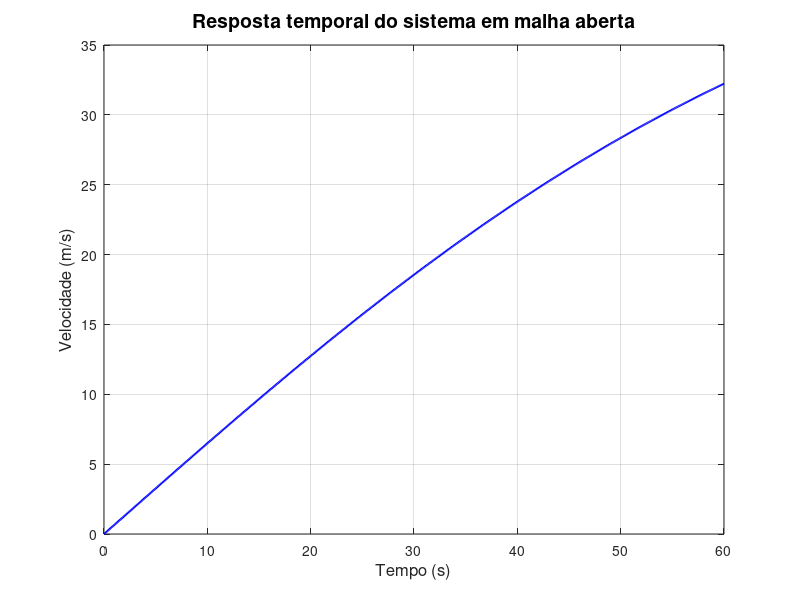
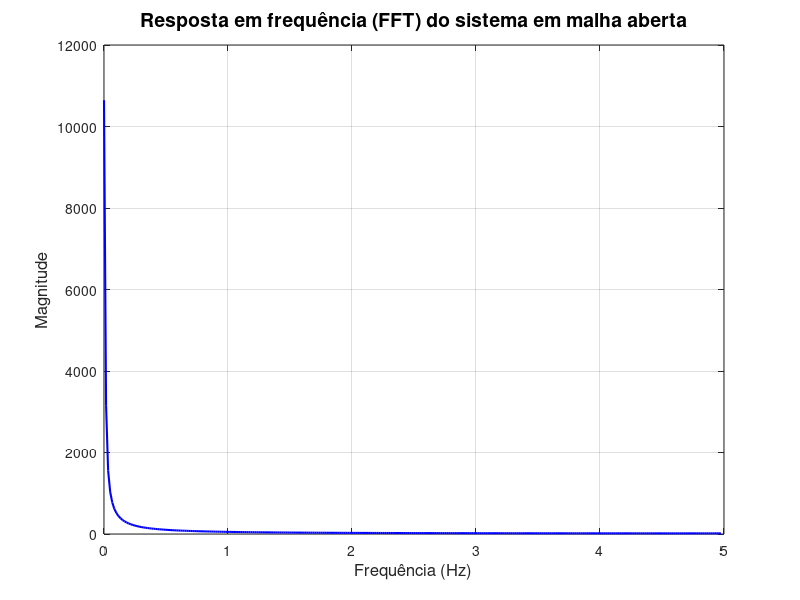
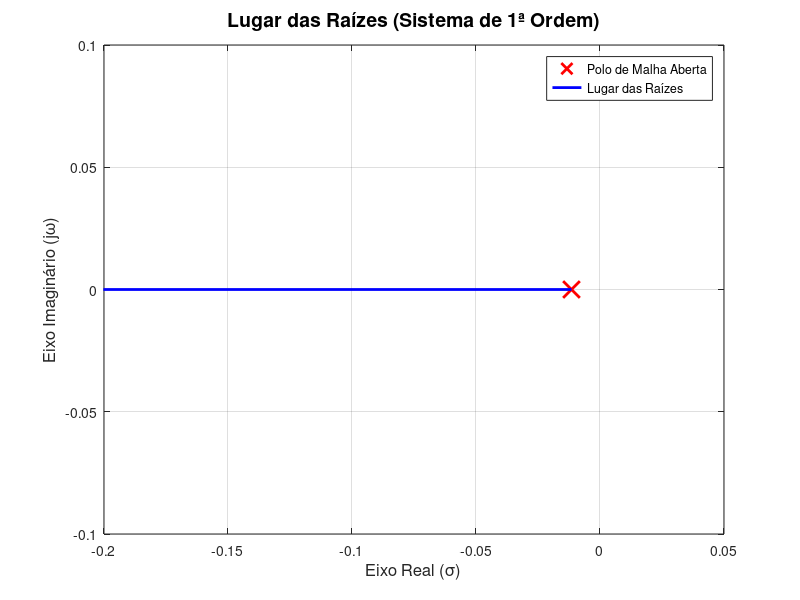
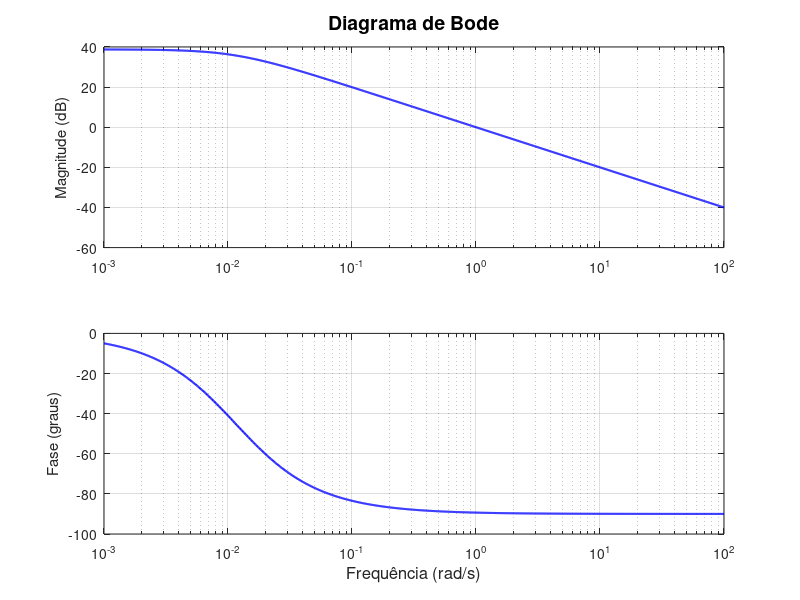

Write MATLAB code to recreate these figures, in order. (Note: this script raises an error after producing the figures.)
%% =========================================================================
%% SIMULAÇÃO COMPLETA - CONTROLE DE CRUZEIRO ADAPTATIVO (ACC)
%% Comparação: PID vs MPC
%% Autores: Lucas Catore, João Kawano, Ian Nascimento, Pedro Tiene, Eduardo Martinho
%% UTFPR - Apucarana
%% =========================================================================

clear; clc; close all;

%% =========================================================================
%% PARÂMETROS DO SISTEMA
%% =========================================================================

% Parâmetros do veículo (nominais)
m = 1500;           % Massa do veículo [kg]
Cd = 0.32;          % Coeficiente aerodinâmico
A = 2.2;            % Área frontal [m²]
rho = 1.225;        % Densidade do ar [kg/m³]
mu = 0.015;         % Coeficiente de atrito de rolamento
g = 9.81;           % Aceleração da gravidade [m/s²]

% Parâmetros de simulação
Ts = 0.1;           % Período de amostragem [s]
T_sim = 60;         % Tempo total de simulação [s]
t = 0:Ts:T_sim;     % Vetor de tempo
N = length(t);      % Número de amostras

% Referência de velocidade
v_ref = 22;         % Velocidade de referência [m/s] (≈ 79.2 km/h)

% Modelo linearizado: dv/dt = a*v + b*u
% Linearização em torno de v0 = 20 m/s
v0 = 20;
a_coef = -(rho * Cd * A * v0) / m;  % Coeficiente 'a' do modelo (Polo)
b_coef = 1;                         % Coeficiente 'b' (normalizado)

% Cria pasta para figuras se não existir
if ~exist('figs', 'dir')
    mkdir('figs');
end

%% =========================================================================
%% FUNÇÕES DE SIMULAÇÃO
%% =========================================================================
% Função anônima para simular dinâmica longitudinal do veículo
simulate_vehicle = @(v, u, m_sim, dt) ...
    v + dt * (u - (0.5*rho*Cd*A*v^2)/m_sim - mu*g);

%% =========================================================================
%% 1. ANÁLISE EM MALHA ABERTA
%% =========================================================================
fprintf('1. Simulando sistema em malha aberta...\n');

% Entrada constante (degrau de força de tração normalizada)
u_ol = 0.8 * ones(1, N);

% Simulação em malha aberta
v_ol = zeros(1, N);
v_ol(1) = 0;  % Velocidade inicial = 0
for k = 1:N-1
    v_ol(k+1) = simulate_vehicle(v_ol(k), u_ol(k), m, Ts);
end

% Figura 1: Resposta temporal em malha aberta
figure('Name', 'Malha Aberta - Tempo', 'Color', 'w');
plot(t, v_ol, 'b-', 'LineWidth', 1.5);
xlabel('Tempo (s)', 'FontSize', 12);
ylabel('Velocidade (m/s)', 'FontSize', 12);
title('Resposta temporal do sistema em malha aberta', 'FontSize', 14);
grid on;
saveas(gcf, 'figs/1_open_loop_time.png');

% Figura 2: Resposta em frequência (FFT)
figure('Name', 'Malha Aberta - FFT', 'Color', 'w');
Y = fft(v_ol);
f_axis = (0:N-1)/(N*Ts);
plot(f_axis(1:floor(N/2)), abs(Y(1:floor(N/2))), 'b-', 'LineWidth', 1.5);
xlabel('Frequência (Hz)', 'FontSize', 12);
ylabel('Magnitude', 'FontSize', 12);
title('Resposta em frequência (FFT) do sistema em malha aberta', 'FontSize', 14);
grid on;
xlim([0, 5]); % Zoom nas baixas frequências
saveas(gcf, 'figs/2_open_loop_freq.png');

%% =========================================================================
%% 2. ANÁLISE DE ESTABILIDADE (Cálculo Manual - Sem Toolbox)
%% =========================================================================
fprintf('2. Gerando diagramas de estabilidade (Matemática Pura)...\n');

% Definição do vetor de frequências (logarítmico para Bode)
w = logspace(-3, 2, 1000); % de 10^-3 a 10^2 rad/s

% Função de Transferência G(s) = b / (s - a)
% Resposta em frequência G(jw)
s_jw = 1j * w;
G_jw = b_coef ./ (s_jw - a_coef);

% Magnitude (dB) e Fase (graus)
mag_db = 20 * log10(abs(G_jw));
phase_deg = rad2deg(angle(G_jw));

% Figura 3: Lugar das Raízes (Manual)
% Sistema de 1ª ordem: Polo em s = a_coef.
% LGR vai do polo para -infinito no eixo real.
figure('Name', 'Lugar das Raizes', 'Color', 'w');
plot(a_coef, 0, 'rx', 'MarkerSize', 12, 'LineWidth', 2); % Polo
hold on;
line([a_coef, -50], [0, 0], 'Color', 'b', 'LineWidth', 2); % Ramo do LGR
xlabel('Eixo Real (\sigma)', 'FontSize', 12);
ylabel('Eixo Imaginário (j\omega)', 'FontSize', 12);
title('Lugar das Raízes (Sistema de 1ª Ordem)', 'FontSize', 14);
legend('Polo de Malha Aberta', 'Lugar das Raízes');
grid on;
axis([-0.2 0.05 -0.1 0.1]); % Ajuste de zoom
saveas(gcf, 'figs/3_root_locus.png');

% Figura 4: Diagrama de Bode (Manual)
figure('Name', 'Diagrama de Bode', 'Color', 'w');
subplot(2,1,1);
semilogx(w, mag_db, 'b-', 'LineWidth', 1.5);
ylabel('Magnitude (dB)', 'FontSize', 11);
title('Diagrama de Bode', 'FontSize', 14);
grid on;
subplot(2,1,2);
semilogx(w, phase_deg, 'b-', 'LineWidth', 1.5);
xlabel('Frequência (rad/s)', 'FontSize', 12);
ylabel('Fase (graus)', 'FontSize', 11);
grid on;
saveas(gcf, 'figs/4_bode.png');

% Figura 5: Diagrama de Nyquist (Manual)
figure('Name', 'Diagrama de Nyquist', 'Color', 'w');
plot(real(G_jw), imag(G_jw), 'b-', 'LineWidth', 1.5);
hold on;
plot(real(G_jw), -imag(G_jw), 'b--', 'LineWidth', 1); % Espelho complexo conjugado
plot(-1, 0, 'r+', 'MarkerSize', 10, 'LineWidth', 2); % Ponto crítico
xlabel('Re(G(j\omega))', 'FontSize', 12);
ylabel('Im(G(j\omega))', 'FontSize', 12);
title('Diagrama de Nyquist', 'FontSize', 14);
grid on;
axis equal;
saveas(gcf, 'figs/5_nyquist.png');

%% =========================================================================
%% 3. CONTROLADOR PID
%% =========================================================================
fprintf('3. Simulando controlador PID...\n');

% Ganhos do PID
Kp = 0.8;
Ki = 0.05;
Kd = 0.1;

% Inicialização
v_pid = zeros(1, N);
u_pid = zeros(1, N);
e_int = 0;
e_prev = 0;

for k = 1:N-1
    % Erro
    error = v_ref - v_pid(k);
    
    % Termos PID (Integração e Derivação Discreta)
    e_int = e_int + error * Ts;
    e_deriv = (error - e_prev) / Ts;
    
    % Lei de Controle
    u_pid(k) = Kp * error + Ki * e_int + Kd * e_deriv;
    
    % Aplicação na Planta
    v_pid(k+1) = simulate_vehicle(v_pid(k), u_pid(k), m, Ts);
    
    e_prev = error;
end
u_pid(N) = u_pid(N-1); % Repetir última amostra para vetor ter tamanho N

% Figura 6: PID Combinado (Subplot) - REQUISITO DO EDITAL
figure('Name', 'PID - Resposta e Controle', 'Color', 'w', 'Position', [100, 100, 800, 600]);

% Subplot 1: Velocidade
subplot(2,1,1);
plot(t, v_pid, 'Color', [0.85, 0.33, 0.1], 'LineWidth', 1.5); hold on;
plot(t, v_ref*ones(size(t)), 'b--', 'LineWidth', 1.5);
ylabel('Velocidade (m/s)', 'FontSize', 11);
title('Resposta do Sistema com Controlador PID', 'FontSize', 12);
legend('Saída (PID)', 'Referência', 'Location', 'SouthEast');
grid on;
ylim([0, 25]);

% Subplot 2: Sinal de Controle
subplot(2,1,2);
plot(t, u_pid, 'b-', 'LineWidth', 1.5); hold on;
yline(2, 'k--', 'Limite Sup'); % Linha visual de limite físico
yline(-3, 'k--', 'Limite Inf');
xlabel('Tempo (s)', 'FontSize', 11);
ylabel('Aceleração (m/s^2)', 'FontSize', 11);
title('Sinal de Controle - PID (Sem Saturação Explícita)', 'FontSize', 12);
grid on;

saveas(gcf, 'figs/6_pid_combined.png');

%% =========================================================================
%% 4. PID COM VARIAÇÃO PARAMÉTRICA (+10% massa)
%% =========================================================================
fprintf('4. Teste de Robustez PID (+10%% massa)...\n');

m_var = m * 1.10;  % Massa +10%

% Inicialização Variável
v_pid_var = zeros(1, N);
u_pid_var = zeros(1, N);
e_int_var = 0;
e_prev_var = 0;

for k = 1:N-1
    error = v_ref - v_pid_var(k);
    e_int_var = e_int_var + error * Ts;
    e_deriv_var = (error - e_prev_var) / Ts;
    
    u_pid_var(k) = Kp * error + Ki * e_int_var + Kd * e_deriv_var;
    v_pid_var(k+1) = simulate_vehicle(v_pid_var(k), u_pid_var(k), m_var, Ts); % Usa m_var
    
    e_prev_var = error;
end

% Figura 7: Comparação PID nominal vs +10% massa
figure('Name', 'Robustez PID', 'Color', 'w');
plot(t, v_pid, 'b-', 'LineWidth', 1.5); hold on;
plot(t, v_pid_var, 'r--', 'LineWidth', 1.5);
xlabel('Tempo (s)', 'FontSize', 12);
ylabel('Velocidade (m/s)', 'FontSize', 12);
title('Robustez do PID: Variação de Parâmetros', 'FontSize', 14);
legend('PID (Nominal)', 'PID (+10% Massa)', 'Location', 'SouthEast');
grid on;
ylim([0, 25]);
saveas(gcf, 'figs/7_pid_robustez.png');

%% =========================================================================
%% 5. CONTROLADOR MPC (Otimização Quadrática Simplificada)
%% =========================================================================
fprintf('5. Simulando controlador MPC...\n');

% Parâmetros do MPC
u_min = -3;        % Limite inferior de aceleração [m/s²]
u_max = 2;         % Limite superior de aceleração [m/s²]
Q = 10;            % Peso do erro
R = 0.1;           % Peso do esforço de controle

% Ganho estático aproximado para lei de controle MPC univariável
% u = K * erro (saturado)
K_mpc = Q / (Q + R); 

% Inicialização
v_mpc = zeros(1, N);
u_mpc = zeros(1, N);

for k = 1:N-1
    e_mpc = v_ref - v_mpc(k);
    
    % Cálculo da ação ótima sem restrição
    u_opt = K_mpc * e_mpc;
    
    % Aplicação das restrições (Saturação)
    u_mpc(k) = max(u_min, min(u_max, u_opt));
    
    % Aplicação na Planta
    v_mpc(k+1) = simulate_vehicle(v_mpc(k), u_mpc(k), m, Ts);
end
u_mpc(N) = u_mpc(N-1);

% Figura 8: MPC Combinado (Subplot) - REQUISITO DO EDITAL
figure('Name', 'MPC - Resposta e Controle', 'Color', 'w', 'Position', [100, 100, 800, 600]);

% Subplot 1: Velocidade
subplot(2,1,1);
plot(t, v_mpc, 'Color', [0.85, 0.33, 0.1], 'LineWidth', 1.5); hold on;
plot(t, v_ref*ones(size(t)), 'b--', 'LineWidth', 1.5);
ylabel('Velocidade (m/s)', 'FontSize', 11);
title('Resposta do Sistema com Controlador MPC', 'FontSize', 12);
legend('Saída (MPC)', 'Referência', 'Location', 'SouthEast');
grid on;
ylim([0, 25]);

% Subplot 2: Sinal de Controle
subplot(2,1,2);
plot(t, u_mpc, 'r-', 'LineWidth', 1.5); hold on;
plot(t, u_max*ones(size(t)), 'k--', 'LineWidth', 1);
plot(t, u_min*ones(size(t)), 'k--', 'LineWidth', 1);
xlabel('Tempo (s)', 'FontSize', 11);
ylabel('Aceleração (m/s^2)', 'FontSize', 11);
title('Sinal de Controle - MPC (Com Limites Ativos)', 'FontSize', 12);
legend('u(t) MPC', 'Restrições [-3, 2]', 'Location', 'best');
grid on;
ylim([-4, 3]);

saveas(gcf, 'figs/8_mpc_combined.png');

%% =========================================================================
%% 6. NOVO: MPC COM VARIAÇÃO PARAMÉTRICA (+10% massa) - REQUISITO DO EDITAL
%% =========================================================================
fprintf('6. Teste de Robustez MPC (+10%% massa)...\n');

% Simulação MPC com massa variada
v_mpc_var = zeros(1, N);
u_mpc_var = zeros(1, N);

for k = 1:N-1
    e_mpc_var = v_ref - v_mpc_var(k);
    
    u_opt_var = K_mpc * e_mpc_var;
    u_mpc_var(k) = max(u_min, min(u_max, u_opt_var));
    
    % Simula com m_var
    v_mpc_var(k+1) = simulate_vehicle(v_mpc_var(k), u_mpc_var(k), m_var, Ts);
end

% Figura 9: Comparação MPC nominal vs +10% massa
figure('Name', 'Robustez MPC', 'Color', 'w');
plot(t, v_mpc, 'b-', 'LineWidth', 1.5); hold on;
plot(t, v_mpc_var, 'r--', 'LineWidth', 1.5);
plot(t, v_ref*ones(size(t)), 'k:', 'LineWidth', 1);
xlabel('Tempo (s)', 'FontSize', 12);
ylabel('Velocidade (m/s)', 'FontSize', 12);
title('Robustez do MPC: Variação de Parâmetros', 'FontSize', 14);
legend('MPC (Nominal)', 'MPC (+10% Massa)', 'Referência', 'Location', 'SouthEast');
grid on;
ylim([0, 25]);
saveas(gcf, 'figs/9_mpc_robustez.png');

%% =========================================================================
%% 7. COMPARAÇÃO GERAL E MÉTRICAS
%% =========================================================================
fprintf('7. Comparação Final e Métricas...\n');

% Figura 10: Comparação PID vs MPC
figure('Name', 'Comparativo Final', 'Color', 'w', 'Position', [100, 100, 800, 700]);
subplot(2,1,1);
plot(t, v_ref*ones(size(t)), 'k--', 'LineWidth', 1.5); hold on;
plot(t, v_pid, 'b-', 'LineWidth', 1.5);
plot(t, v_mpc, 'r-', 'LineWidth', 1.5);
ylabel('Velocidade (m/s)');
title('Comparação de Resposta');
legend('Ref', 'PID', 'MPC', 'Location', 'SouthEast');
grid on; ylim([0 25]);

subplot(2,1,2);
plot(t, u_pid, 'b-', 'LineWidth', 1.5); hold on;
plot(t, u_mpc, 'r-', 'LineWidth', 1.5);
yline(2, 'k--'); yline(-3, 'k--');
xlabel('Tempo (s)'); ylabel('Aceleração (m/s^2)');
title('Comparação de Esforço de Controle');
legend('PID', 'MPC', 'Limites');
grid on; ylim([-5 20]);
saveas(gcf, 'figs/10_comparacao_final.png');

% Cálculo de Métricas
e_pid_vec = v_ref - v_pid;
e_mpc_vec = v_ref - v_mpc;

RMSE_pid = sqrt(mean(e_pid_vec.^2));
RMSE_mpc = sqrt(mean(e_mpc_vec.^2));
IAE_pid = sum(abs(e_pid_vec)) * Ts;
IAE_mpc = sum(abs(e_mpc_vec)) * Ts;
ISE_pid = sum(e_pid_vec.^2) * Ts;
ISE_mpc = sum(e_mpc_vec.^2) * Ts;
ITAE_pid = sum(t .* abs(e_pid_vec)) * Ts;
ITAE_mpc = sum(t .* abs(e_mpc_vec)) * Ts;

fprintf('\n========== MÉTRICAS DE DESEMPENHO ==========\n');
fprintf('Métrica    |    PID    |    MPC    | Razão (MPC/PID)\n');
fprintf('----------------------------------------------\n');
fprintf('RMSE       | %8.4f  | %8.4f  | %.2fx\n', RMSE_pid, RMSE_mpc, RMSE_mpc/RMSE_pid);
fprintf('IAE        | %8.4f  | %8.4f  | %.2fx\n', IAE_pid, IAE_mpc, IAE_mpc/IAE_pid);
fprintf('ISE        | %8.4f  | %8.4f  | %.2fx\n', ISE_pid, ISE_mpc, ISE_mpc/ISE_pid);
fprintf('ITAE       | %8.4f  | %8.4f  | %.2fx\n', ITAE_pid, ITAE_mpc, ITAE_mpc/ITAE_pid);
fprintf('==============================================\n');

%% =========================================================================
%% 8. ESPECTROGRAMAS (Cálculo Manual - Sem Toolbox)
%% =========================================================================
fprintf('8. Gerando Espectrogramas (Método Manual STFT)...\n');

% Parâmetros da STFT
n_win = 64;             % Tamanho da janela
n_overlap = 56;         % Sobreposição
n_fft = 128;            % Pontos da FFT
fs = 1/Ts;              % Frequência de amostragem (10 Hz)
hop_size = n_win - n_overlap;

% Função de Janela (Hamming feita na mão)
% w(n) = 0.54 - 0.46 * cos(2*pi*n / (N-1))
win_func = 0.54 - 0.46 * cos(2*pi*(0:n_win-1)' / (n_win-1));

% --- Função Auxiliar para Calcular STFT ---
calc_stft = @(signal) ...
    cell2mat(arrayfun(@(k) abs(fft(signal(k:k+n_win-1) .* win_func', n_fft)).^2, ...
    1:hop_size:(length(signal)-n_win), 'UniformOutput', false));

% --- 1. Espectrograma PID ---
S_pid = calc_stft(u_pid);
S_pid = S_pid(1:n_fft/2+1, :); % Pegar apenas frequências positivas
S_pid_db = 10*log10(S_pid + eps); % Converter para dB

% Eixos de tempo e frequência
t_spec = (0:size(S_pid, 2)-1) * hop_size * Ts;
f_spec = (0:n_fft/2) * fs / n_fft;

figure('Name', 'Espectrograma PID', 'Color', 'w');
imagesc(t_spec, f_spec, S_pid_db);
axis xy; % Frequência 0 embaixo
colormap('jet'); colorbar;
xlabel('Tempo (s)'); ylabel('Frequência (Hz)');
title('Espectrograma do Sinal de Controle (PID)');
% Remove a barra de ferramentas chata se existir
try a = gca; a.Toolbar.Visible = 'off'; catch; end 
saveas(gcf, 'figs/11_spectrogram_pid.png');

% --- 2. Espectrograma MPC ---
S_mpc = calc_stft(u_mpc);
S_mpc = S_mpc(1:n_fft/2+1, :);
S_mpc_db = 10*log10(S_mpc + eps);

figure('Name', 'Espectrograma MPC', 'Color', 'w');
imagesc(t_spec, f_spec, S_mpc_db);
axis xy;
colormap('jet'); colorbar;
xlabel('Tempo (s)'); ylabel('Frequência (Hz)');
title('Espectrograma do Sinal de Controle (MPC)');
try a = gca; a.Toolbar.Visible = 'off'; catch; end
saveas(gcf, 'figs/12_spectrogram_mpc.png');

fprintf('\nSIMULAÇÃO FINALIZADA. Verifique a pasta "figs/".\n');

fprintf('\nSIMULAÇÃO FINALIZADA. Verifique a pasta "figs/".\n');
